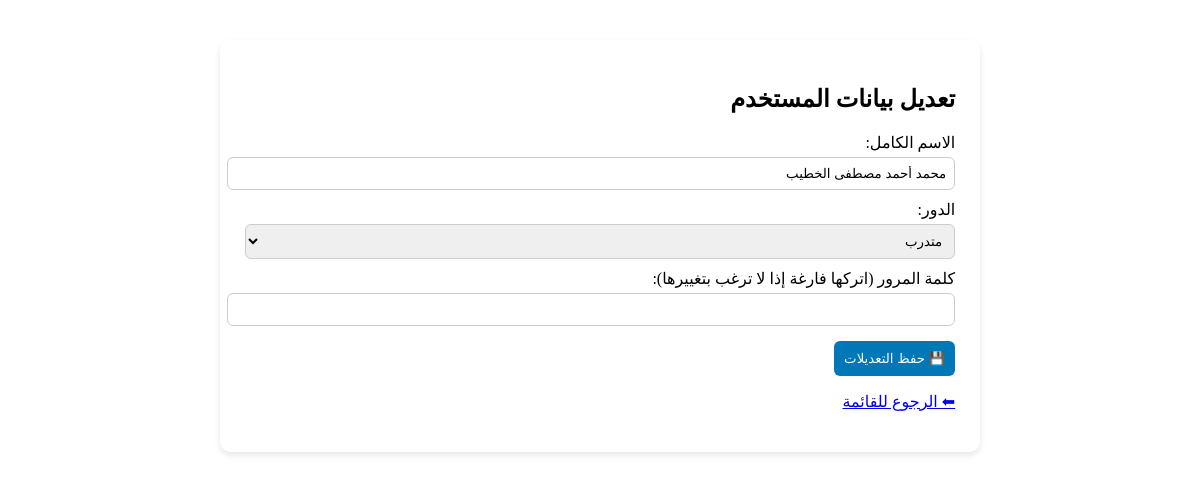
Before: /admin/users/edit_user.php?id=27 (signed in) with the older database file.
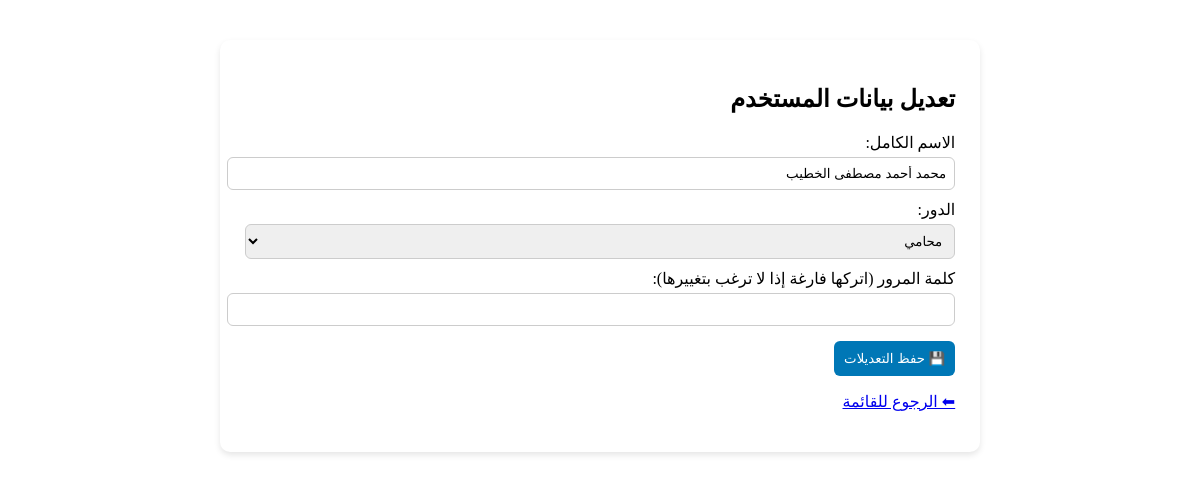
After: the same page with the newer database file.
### tables this page shows
CREATE TABLE `users` (
  `user_id` int(11) NOT NULL,
  `full_name` varchar(200) NOT NULL,
  `national_id` varchar(30) NOT NULL,
  `phone` varchar(30) DEFAULT NULL,
  `email` varchar(150) DEFAULT NULL,
  `address` varchar(255) DEFAULT NULL,
  `password` varchar(255) NOT NULL,
  `role` enum('trainee','lawyer','admin') NOT NULL DEFAULT 'trainee',
  `created_at` datetime NOT NULL DEFAULT current_timestamp(),
  `updated_at` datetime NOT NULL DEFAULT current_timestamp() ON UPDATE current_timestamp()
);

### admin/users/edit_user.php (the view, shortened to what this page needs)
<?php
require_once("../../config/db.php");
$id = $_GET['id'] ?? null;
$stmt = $pdo->prepare("SELECT * FROM users WHERE user_id = ?");
$stmt->execute([$id]);
$user = $stmt->fetch(PDO::FETCH_ASSOC);
?>
<!DOCTYPE html>
<html lang="ar" dir="rtl">
<head>
</head>
<body>
<div class="container">
  <h2>تعديل بيانات المستخدم</h2>
  <form method="POST">
    <label>الاسم الكامل:</label>
    <input type="text" name="full_name" value="<?= htmlspecialchars($user['full_name']) ?>" required>
    <label>الدور:</label>
    <select name="role">
      <option value="lawyer" <?= $user['role']=='lawyer'?'selected':'' ?>>محامي</option>
      <option value="trainee" <?= $user['role']=='trainee'?'selected':'' ?>>متدرب</option>
    </select>
    <label>كلمة المرور (اتركها فارغة إذا لا ترغب بتغييرها):</label>
    <input type="password" name="password">
    <button type="submit">💾 حفظ التعديلات</button>
  </form>
  <p><a href="users.php">⬅ الرجوع للقائمة</a></p>
</div>
</body>
</html>

Changed rows visible on the page:
changed users "محمد أحمد مصطفى الخطيب": role "متدرب" → "محامي"
